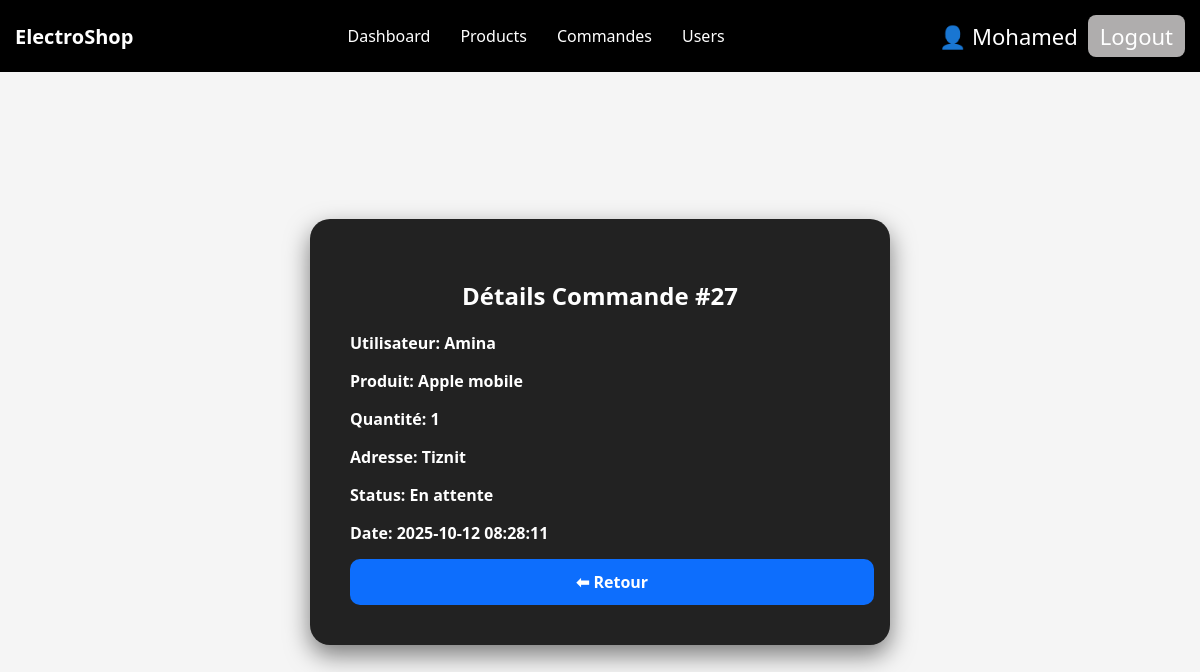
Screenshot of /VIEWS/ADMIN/voir_commande.php?id=27 (signed in) with the database file from the repository.
### tables this page shows
CREATE TABLE `commande_speciale` (
  `id` int(11) NOT NULL,
  `user_id` int(11) DEFAULT NULL,
  `username` varchar(100) NOT NULL,
  `nom_produit` varchar(150) NOT NULL,
  `quantite` int(11) NOT NULL,
  `adresse` text NOT NULL,
  `status` varchar(50) DEFAULT 'En attente',
  `date_commande` timestamp NOT NULL DEFAULT current_timestamp(),
  `admin_id` int(11) DEFAULT NULL
);

### VIEWS/ADMIN/voir_commande.php (the view, shortened to what this page needs)
<?php
include '../../VIEWS/admin_header.php';
include '../../config/database.php';
$id = intval($_GET['id']);
$sql = "SELECT * FROM commande_speciale WHERE id=$id";
$res = $conn->query($sql);
$order = $res->fetch_assoc();
?>
<!DOCTYPE html>
<html lang="fr">
<head>
</head>
<body>
<div class="container">
  <div class="card">
      <h2>Détails Commande #<?= $order['id'] ?></h2>
      <p><b>Utilisateur:</b> <?= htmlspecialchars($order['username']) ?></p>
      <p><b>Produit:</b> <?= htmlspecialchars($order['nom_produit']) ?></p>
      <p><b>Quantité:</b> <?= htmlspecialchars($order['quantite']) ?></p>
      <p><b>Adresse:</b> <?= htmlspecialchars($order['adresse']) ?></p>
      <p><b>Status:</b> <?= htmlspecialchars($order['status']) ?></p>
      <p><b>Date:</b> <?= htmlspecialchars($order['date_commande']) ?></p>
      <a href="order.php" class="btn">⬅ Retour</a>
  </div>
</div>
</body>
</html>

### VIEWS/ADMIN/voir_commande.php (style rules this page uses)
body { font-family:'Segoe UI',sans-serif; background:#f5f5f5; margin:0; padding:0; }
.container { display:flex; justify-content:center; align-items:center; min-height:calc(100vh - 80px); }
.card { background:#222; padding:40px; border-radius:20px; color:#fff; box-shadow:0 10px 25px rgba(0,0,0,0.5); width:100%; max-width:500px; }
.card h2 { text-align:center; margin-bottom:20px; }
.card p { margin-bottom:15px; font-weight:600; }
.btn { width:100%; padding:12px; border-radius:10px; border:none; background:#0d6efd; color:#fff; font-weight:600; cursor:pointer; text-align:center; display:block; text-decoration:none; }

### rows the page displays
commande_speciale: id "27", username "Amina", nom_produit "Apple mobile", quantite "1", adresse "Tiznit", status "En attente", date_commande "2025-10-12 08:28:11"

### other values shown
$admin_name "Mohamed"
